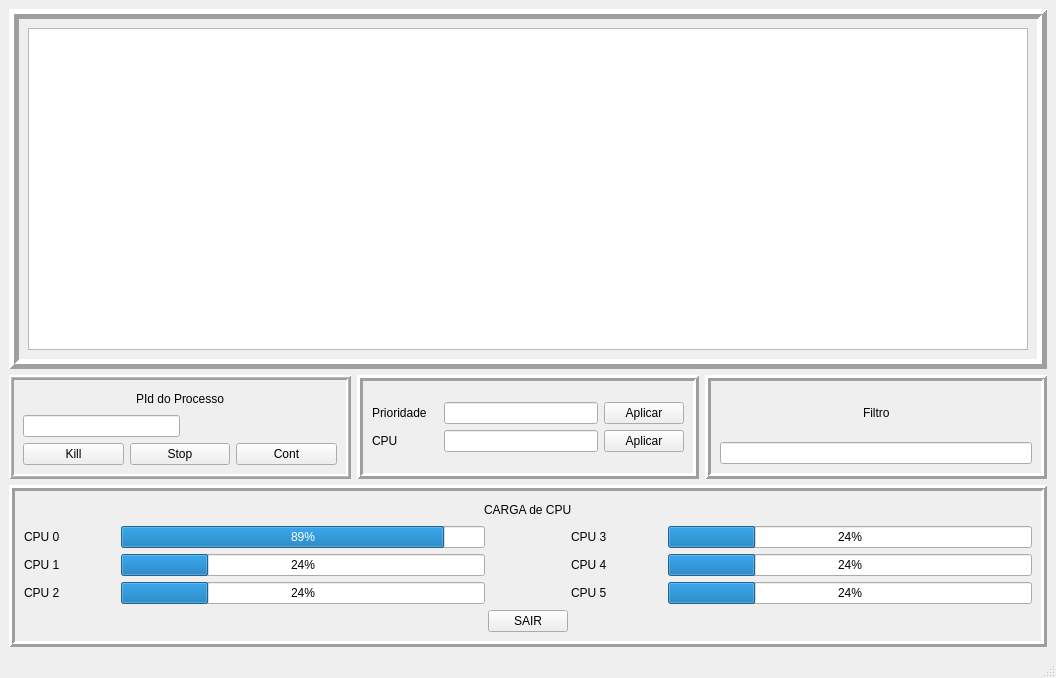
<?xml version="1.0" encoding="UTF-8"?>
<ui version="4.0">
 <class>MainWindow</class>
 <widget class="QMainWindow" name="MainWindow">
  <property name="geometry">
   <rect>
    <x>0</x>
    <y>0</y>
    <width>1056</width>
    <height>678</height>
   </rect>
  </property>
  <property name="windowTitle">
   <string>MainWindow</string>
  </property>
  <widget class="QWidget" name="centralwidget">
   <layout class="QVBoxLayout" name="verticalLayout_7" stretch="100,0,0">
    <item>
     <widget class="QFrame" name="frame_4">
      <property name="frameShape">
       <enum>QFrame::Box</enum>
      </property>
      <property name="frameShadow">
       <enum>QFrame::Raised</enum>
      </property>
      <property name="lineWidth">
       <number>5</number>
      </property>
      <layout class="QGridLayout" name="gridLayout_4">
       <item row="0" column="0">
        <widget class="QTableWidget" name="tableWidget"/>
       </item>
      </layout>
     </widget>
    </item>
    <item>
     <layout class="QHBoxLayout" name="horizontalLayout_12">
      <item>
       <widget class="QFrame" name="frame">
        <property name="frameShape">
         <enum>QFrame::Box</enum>
        </property>
        <property name="frameShadow">
         <enum>QFrame::Raised</enum>
        </property>
        <property name="lineWidth">
         <number>2</number>
        </property>
        <property name="midLineWidth">
         <number>1</number>
        </property>
        <layout class="QGridLayout" name="gridLayout">
         <item row="0" column="0">
          <layout class="QVBoxLayout" name="verticalLayout_2">
           <item>
            <layout class="QHBoxLayout" name="horizontalLayout">
             <item>
              <spacer name="horizontalSpacer">
               <property name="orientation">
                <enum>Qt::Horizontal</enum>
               </property>
               <property name="sizeHint" stdset="0">
                <size>
                 <width>40</width>
                 <height>20</height>
                </size>
               </property>
              </spacer>
             </item>
             <item>
              <widget class="QLabel" name="label">
               <property name="text">
                <string>PId do Processo</string>
               </property>
              </widget>
             </item>
             <item>
              <spacer name="horizontalSpacer_2">
               <property name="orientation">
                <enum>Qt::Horizontal</enum>
               </property>
               <property name="sizeHint" stdset="0">
                <size>
                 <width>40</width>
                 <height>20</height>
                </size>
               </property>
              </spacer>
             </item>
            </layout>
           </item>
           <item>
            <layout class="QHBoxLayout" name="horizontalLayout_10">
             <item>
              <widget class="QLineEdit" name="lineEdit_PID"/>
             </item>
             <item>
              <spacer name="horizontalSpacer_3">
               <property name="orientation">
                <enum>Qt::Horizontal</enum>
               </property>
               <property name="sizeHint" stdset="0">
                <size>
                 <width>40</width>
                 <height>20</height>
                </size>
               </property>
              </spacer>
             </item>
            </layout>
           </item>
           <item>
            <layout class="QHBoxLayout" name="horizontalLayout_2">
             <item>
              <widget class="QPushButton" name="btnKill">
               <property name="text">
                <string>Kill</string>
               </property>
              </widget>
             </item>
             <item>
              <widget class="QPushButton" name="btnStop">
               <property name="text">
                <string>Stop</string>
               </property>
              </widget>
             </item>
             <item>
              <widget class="QPushButton" name="bntCount">
               <property name="text">
                <string>Cont</string>
               </property>
              </widget>
             </item>
            </layout>
           </item>
          </layout>
         </item>
        </layout>
       </widget>
      </item>
      <item>
       <widget class="QFrame" name="frame_2">
        <property name="frameShape">
         <enum>QFrame::Box</enum>
        </property>
        <property name="frameShadow">
         <enum>QFrame::Raised</enum>
        </property>
        <property name="lineWidth">
         <number>3</number>
        </property>
        <layout class="QGridLayout" name="gridLayout_2">
         <item row="0" column="0">
          <layout class="QVBoxLayout" name="verticalLayout">
           <item>
            <layout class="QHBoxLayout" name="horizontalLayout_3" stretch="30,70,0">
             <item>
              <widget class="QLabel" name="label_2">
               <property name="text">
                <string>Prioridade</string>
               </property>
              </widget>
             </item>
             <item>
              <widget class="QLineEdit" name="lineEdi_Prioridade"/>
             </item>
             <item>
              <widget class="QPushButton" name="btnPrioridade">
               <property name="text">
                <string>Aplicar</string>
               </property>
              </widget>
             </item>
            </layout>
           </item>
           <item>
            <layout class="QHBoxLayout" name="horizontalLayout_4" stretch="30,70,0">
             <item>
              <widget class="QLabel" name="label_3">
               <property name="text">
                <string>CPU</string>
               </property>
              </widget>
             </item>
             <item>
              <widget class="QLineEdit" name="lineEdit_CPU"/>
             </item>
             <item>
              <widget class="QPushButton" name="btncpu">
               <property name="text">
                <string>Aplicar</string>
               </property>
              </widget>
             </item>
            </layout>
           </item>
          </layout>
         </item>
        </layout>
       </widget>
      </item>
      <item>
       <widget class="QFrame" name="frame_5">
        <property name="frameShape">
         <enum>QFrame::Box</enum>
        </property>
        <property name="frameShadow">
         <enum>QFrame::Raised</enum>
        </property>
        <property name="lineWidth">
         <number>3</number>
        </property>
        <layout class="QGridLayout" name="gridLayout_5">
         <item row="0" column="0">
          <layout class="QVBoxLayout" name="verticalLayout_3">
           <item>
            <layout class="QHBoxLayout" name="horizontalLayout_5">
             <item>
              <spacer name="horizontalSpacer_4">
               <property name="orientation">
                <enum>Qt::Horizontal</enum>
               </property>
               <property name="sizeHint" stdset="0">
                <size>
                 <width>40</width>
                 <height>20</height>
                </size>
               </property>
              </spacer>
             </item>
             <item>
              <widget class="QLabel" name="label_4">
               <property name="text">
                <string>Filtro</string>
               </property>
              </widget>
             </item>
             <item>
              <spacer name="horizontalSpacer_10">
               <property name="orientation">
                <enum>Qt::Horizontal</enum>
               </property>
               <property name="sizeHint" stdset="0">
                <size>
                 <width>40</width>
                 <height>20</height>
                </size>
               </property>
              </spacer>
             </item>
            </layout>
           </item>
           <item>
            <widget class="QLineEdit" name="lineEdit_filtro"/>
           </item>
          </layout>
         </item>
        </layout>
       </widget>
      </item>
     </layout>
    </item>
    <item>
     <widget class="QFrame" name="frame_3">
      <property name="frameShape">
       <enum>QFrame::Box</enum>
      </property>
      <property name="frameShadow">
       <enum>QFrame::Raised</enum>
      </property>
      <property name="lineWidth">
       <number>3</number>
      </property>
      <layout class="QGridLayout" name="gridLayout_3">
       <item row="0" column="1">
        <layout class="QVBoxLayout" name="verticalLayout_6">
         <item>
          <layout class="QHBoxLayout" name="horizontalLayout_6">
           <item>
            <spacer name="horizontalSpacer_5">
             <property name="orientation">
              <enum>Qt::Horizontal</enum>
             </property>
             <property name="sizeHint" stdset="0">
              <size>
               <width>40</width>
               <height>20</height>
              </size>
             </property>
            </spacer>
           </item>
           <item>
            <widget class="QLabel" name="label_9">
             <property name="text">
              <string>CARGA de CPU</string>
             </property>
            </widget>
           </item>
           <item>
            <spacer name="horizontalSpacer_6">
             <property name="orientation">
              <enum>Qt::Horizontal</enum>
             </property>
             <property name="sizeHint" stdset="0">
              <size>
               <width>40</width>
               <height>20</height>
              </size>
             </property>
            </spacer>
           </item>
          </layout>
         </item>
         <item>
          <layout class="QHBoxLayout" name="horizontalLayout_18">
           <item>
            <layout class="QVBoxLayout" name="verticalLayout_4">
             <item>
              <layout class="QHBoxLayout" name="horizontalLayout_7" stretch="20,80,0">
               <item>
                <widget class="QLabel" name="label_5">
                 <property name="text">
                  <string>CPU 0</string>
                 </property>
                </widget>
               </item>
               <item>
                <widget class="QProgressBar" name="progressBar_0">
                 <property name="minimumSize">
                  <size>
                   <width>0</width>
                   <height>10</height>
                  </size>
                 </property>
                 <property name="value">
                  <number>89</number>
                 </property>
                 <property name="invertedAppearance">
                  <bool>false</bool>
                 </property>
                </widget>
               </item>
               <item>
                <spacer name="horizontalSpacer_13">
                 <property name="orientation">
                  <enum>Qt::Horizontal</enum>
                 </property>
                 <property name="sizeHint" stdset="0">
                  <size>
                   <width>40</width>
                   <height>20</height>
                  </size>
                 </property>
                </spacer>
               </item>
              </layout>
             </item>
             <item>
              <layout class="QHBoxLayout" name="horizontalLayout_8" stretch="20,80,0">
               <item>
                <widget class="QLabel" name="label_6">
                 <property name="text">
                  <string>CPU 1</string>
                 </property>
                </widget>
               </item>
               <item>
                <widget class="QProgressBar" name="progressBar_1">
                 <property name="value">
                  <number>24</number>
                 </property>
                </widget>
               </item>
               <item>
                <spacer name="horizontalSpacer_14">
                 <property name="orientation">
                  <enum>Qt::Horizontal</enum>
                 </property>
                 <property name="sizeHint" stdset="0">
                  <size>
                   <width>40</width>
                   <height>20</height>
                  </size>
                 </property>
                </spacer>
               </item>
              </layout>
             </item>
             <item>
              <layout class="QHBoxLayout" name="horizontalLayout_9" stretch="20,80,0">
               <item>
                <widget class="QLabel" name="label_7">
                 <property name="text">
                  <string>CPU 2</string>
                 </property>
                </widget>
               </item>
               <item>
                <widget class="QProgressBar" name="progressBar_2">
                 <property name="value">
                  <number>24</number>
                 </property>
                </widget>
               </item>
               <item>
                <spacer name="horizontalSpacer_15">
                 <property name="orientation">
                  <enum>Qt::Horizontal</enum>
                 </property>
                 <property name="sizeHint" stdset="0">
                  <size>
                   <width>40</width>
                   <height>20</height>
                  </size>
                 </property>
                </spacer>
               </item>
              </layout>
             </item>
            </layout>
           </item>
           <item>
            <layout class="QVBoxLayout" name="verticalLayout_5">
             <item>
              <layout class="QHBoxLayout" name="horizontalLayout_11" stretch="0,20,80">
               <item>
                <spacer name="horizontalSpacer_9">
                 <property name="orientation">
                  <enum>Qt::Horizontal</enum>
                 </property>
                 <property name="sizeHint" stdset="0">
                  <size>
                   <width>40</width>
                   <height>20</height>
                  </size>
                 </property>
                </spacer>
               </item>
               <item>
                <widget class="QLabel" name="label_8">
                 <property name="text">
                  <string>CPU 3</string>
                 </property>
                </widget>
               </item>
               <item>
                <widget class="QProgressBar" name="progressBar_3">
                 <property name="value">
                  <number>24</number>
                 </property>
                 <property name="invertedAppearance">
                  <bool>false</bool>
                 </property>
                </widget>
               </item>
              </layout>
             </item>
             <item>
              <layout class="QHBoxLayout" name="horizontalLayout_16" stretch="0,20,80">
               <item>
                <spacer name="horizontalSpacer_11">
                 <property name="orientation">
                  <enum>Qt::Horizontal</enum>
                 </property>
                 <property name="sizeHint" stdset="0">
                  <size>
                   <width>40</width>
                   <height>20</height>
                  </size>
                 </property>
                </spacer>
               </item>
               <item>
                <widget class="QLabel" name="label_12">
                 <property name="text">
                  <string>CPU 4</string>
                 </property>
                </widget>
               </item>
               <item>
                <widget class="QProgressBar" name="progressBar_4">
                 <property name="value">
                  <number>24</number>
                 </property>
                 <property name="invertedAppearance">
                  <bool>false</bool>
                 </property>
                </widget>
               </item>
              </layout>
             </item>
             <item>
              <layout class="QHBoxLayout" name="horizontalLayout_17" stretch="0,20,80">
               <item>
                <spacer name="horizontalSpacer_12">
                 <property name="orientation">
                  <enum>Qt::Horizontal</enum>
                 </property>
                 <property name="sizeHint" stdset="0">
                  <size>
                   <width>40</width>
                   <height>20</height>
                  </size>
                 </property>
                </spacer>
               </item>
               <item>
                <widget class="QLabel" name="label_13">
                 <property name="text">
                  <string>CPU 5</string>
                 </property>
                </widget>
               </item>
               <item>
                <widget class="QProgressBar" name="progressBar_5">
                 <property name="value">
                  <number>24</number>
                 </property>
                 <property name="invertedAppearance">
                  <bool>false</bool>
                 </property>
                </widget>
               </item>
              </layout>
             </item>
            </layout>
           </item>
          </layout>
         </item>
         <item>
          <layout class="QHBoxLayout" name="horizontalLayout_13">
           <item>
            <spacer name="horizontalSpacer_8">
             <property name="orientation">
              <enum>Qt::Horizontal</enum>
             </property>
             <property name="sizeHint" stdset="0">
              <size>
               <width>40</width>
               <height>20</height>
              </size>
             </property>
            </spacer>
           </item>
           <item>
            <widget class="QPushButton" name="pushButton">
             <property name="text">
              <string>SAIR</string>
             </property>
            </widget>
           </item>
           <item>
            <spacer name="horizontalSpacer_7">
             <property name="orientation">
              <enum>Qt::Horizontal</enum>
             </property>
             <property name="sizeHint" stdset="0">
              <size>
               <width>40</width>
               <height>20</height>
              </size>
             </property>
            </spacer>
           </item>
          </layout>
         </item>
        </layout>
       </item>
      </layout>
     </widget>
    </item>
   </layout>
  </widget>
  <widget class="QMenuBar" name="menubar">
   <property name="geometry">
    <rect>
     <x>0</x>
     <y>0</y>
     <width>1056</width>
     <height>20</height>
    </rect>
   </property>
  </widget>
  <widget class="QStatusBar" name="statusbar"/>
 </widget>
 <resources/>
 <connections>
  <connection>
   <sender>tableWidget</sender>
   <signal>cellClicked(int,int)</signal>
   <receiver>MainWindow</receiver>
   <slot>selectPID(int,int)</slot>
   <hints>
    <hint type="sourcelabel">
     <x>228</x>
     <y>101</y>
    </hint>
    <hint type="destinationlabel">
     <x>500</x>
     <y>98</y>
    </hint>
   </hints>
  </connection>
  <connection>
   <sender>lineEdit_filtro</sender>
   <signal>textChanged(QString)</signal>
   <receiver>MainWindow</receiver>
   <slot>processFilter()</slot>
   <hints>
    <hint type="sourcelabel">
     <x>723</x>
     <y>434</y>
    </hint>
    <hint type="destinationlabel">
     <x>672</x>
     <y>227</y>
    </hint>
   </hints>
  </connection>
  <connection>
   <sender>btnStop</sender>
   <signal>clicked()</signal>
   <receiver>MainWindow</receiver>
   <slot>stop()</slot>
   <hints>
    <hint type="sourcelabel">
     <x>191</x>
     <y>441</y>
    </hint>
    <hint type="destinationlabel">
     <x>314</x>
     <y>349</y>
    </hint>
   </hints>
  </connection>
  <connection>
   <sender>bntCount</sender>
   <signal>clicked()</signal>
   <receiver>MainWindow</receiver>
   <slot>cont()</slot>
   <hints>
    <hint type="sourcelabel">
     <x>277</x>
     <y>441</y>
    </hint>
    <hint type="destinationlabel">
     <x>371</x>
     <y>303</y>
    </hint>
   </hints>
  </connection>
  <connection>
   <sender>btnKill</sender>
   <signal>clicked()</signal>
   <receiver>MainWindow</receiver>
   <slot>kill()</slot>
   <hints>
    <hint type="sourcelabel">
     <x>97</x>
     <y>441</y>
    </hint>
    <hint type="destinationlabel">
     <x>219</x>
     <y>314</y>
    </hint>
   </hints>
  </connection>
  <connection>
   <sender>pushButton</sender>
   <signal>clicked()</signal>
   <receiver>MainWindow</receiver>
   <slot>quit()</slot>
   <hints>
    <hint type="sourcelabel">
     <x>524</x>
     <y>629</y>
    </hint>
    <hint type="destinationlabel">
     <x>503</x>
     <y>224</y>
    </hint>
   </hints>
  </connection>
  <connection>
   <sender>btnPrioridade</sender>
   <signal>clicked()</signal>
   <receiver>MainWindow</receiver>
   <slot>priorityProcess()</slot>
   <hints>
    <hint type="sourcelabel">
     <x>681</x>
     <y>389</y>
    </hint>
    <hint type="destinationlabel">
     <x>557</x>
     <y>282</y>
    </hint>
   </hints>
  </connection>
  <connection>
   <sender>btncpu</sender>
   <signal>clicked()</signal>
   <receiver>MainWindow</receiver>
   <slot>cpuAllocate()</slot>
   <hints>
    <hint type="sourcelabel">
     <x>681</x>
     <y>433</y>
    </hint>
    <hint type="destinationlabel">
     <x>608</x>
     <y>308</y>
    </hint>
   </hints>
  </connection>
 </connections>
 <slots>
  <slot>copiaTexto()</slot>
  <slot>process()</slot>
  <slot>start()</slot>
  <slot>quit()</slot>
  <slot>processFilter()</slot>
  <slot>usingCPU()</slot>
  <slot>kill()</slot>
  <slot>stop()</slot>
  <slot>cont()</slot>
  <slot>selectPID(int,int)</slot>
  <slot>priorityProcess()</slot>
  <slot>cpuAllocate()</slot>
  <slot>getStatusPID()</slot>
 </slots>
</ui>
